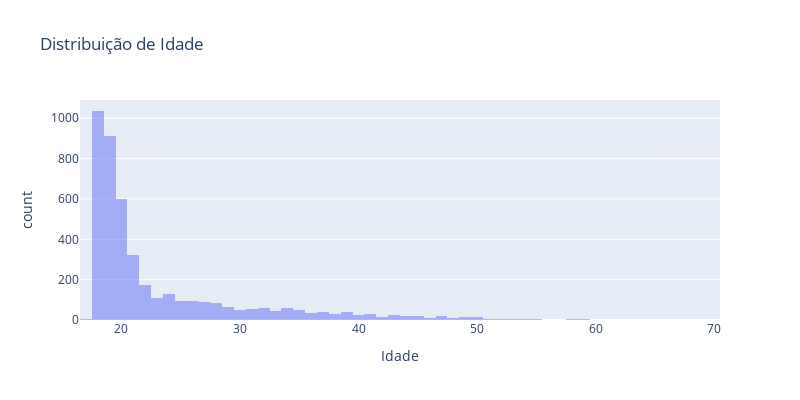

Notebook source saved alongside this figure:
### Code cell
#histograma de idade
fig = px.histogram(dataset, x='Age at enrollment',
                   title='Distribuição de Idade',
                   labels={'Age at enrollment': 'Idade'},
                   barmode='overlay')
fig.update_layout(height=400, width=800, showlegend=True)
fig.show()

### Figure 1 — Plotly figure (JSON) as saved in the notebook; plotly's stock layout.template omitted (floating-point values rounded to 4 significant figures; data arrays with more than 128 entries replaced by an {"elided": "..."} marker saying what was removed)
{"data": [{"alignmentgroup": "True", "bingroup": "x", "hovertemplate": "Idade=%{x}<br>count=%{y}<extra></extra>", "legendgroup": "", "marker": {"color": "#636efa", "opacity": 0.5, "pattern": {"shape": ""}}, "name": "", "offsetgroup": "", "orientation": "v", "showlegend": false, "type": "histogram", "x": {"elided": "4424 int values"}, "xaxis": "x", "yaxis": "y"}], "layout": {"barmode": "overlay", "height": 400, "legend": {"tracegroupgap": 0}, "showlegend": true, "title": {"text": "Distribuição de Idade"}, "width": 800, "xaxis": {"anchor": "y", "domain": [0, 1], "title": {"text": "Idade"}}, "yaxis": {"anchor": "x", "domain": [0, 1], "title": {"text": "count"}}}}
